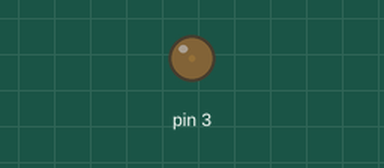
Simulated run of this sketch. Board: Arduino Uno, built with avr-gcc and run on an emulated ATmega328P. Parts: output pins drawn as LEDs (lit = HIGH). What the sketch prints to the serial monitor is not drawn.

Above: at 0.05 s.
At 0.65 s:
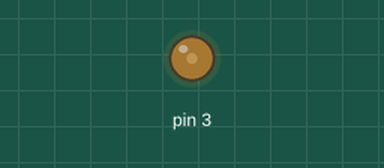
At 1.3 s:
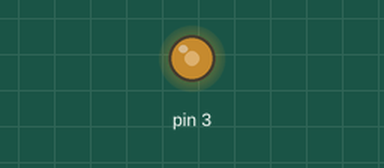
At 2.6 s:
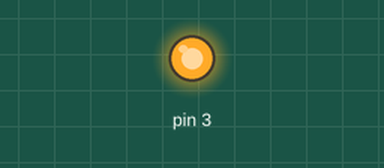
Timing chart, 0 to 6.0 s (numbered marks = the images above):
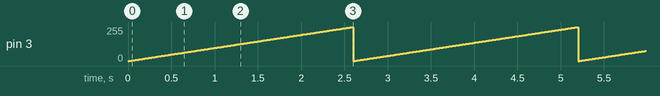

Measured:
- by itself, pin 3: ramps from 0/255 to 255/255 and jumps back, once every 2.6 s

The sketch:

02_PWM_03.ino
```cpp
int brightness = 0;

void setup() {
  Serial.begin(9600);
  pinMode(3, OUTPUT);
}

void loop() {
  for(brightness = 0; brightness <= 255; brightness++) {
    analogWrite(3, brightness);
    delay(10);
    Serial.println(brightness); // println: 출력 + 줄바꿈
  }
}

/*
Serial: 시리얼 통신을 담당하는 객체
  시리얼 통신: 글자, 숫자, 데이터를 주고 받는 통신

Serial.begin(9600);
  - 아두이노가 PC와 통신하기 위해 시리얼 통신을 시작하겠다 명시하는 코드
  - 매개변수로 넣는 값 속도로 시리얼 통신을 시작함
  - 통신 속도는 대체로 9600 사용
    - 오래전부터 사용해온 안정적이고 에러 없는 표준 속도
      - 통신 속도가 너무 빠르면, 데이터 손실이 생기고, 느리면 데이터 전송이 불편
    - 거의 모든 장치가 지원하는 속도
  - setup() 함수 내에 한 번만 작성하면 됨

Serial.print()
- 아두이노에서 PC(시리얼 모니터)로 문자나 숫자, 변수값을 보내주는 함수
- 통신 상태 확인 or 디버깅용으로 사용!

*/
```
